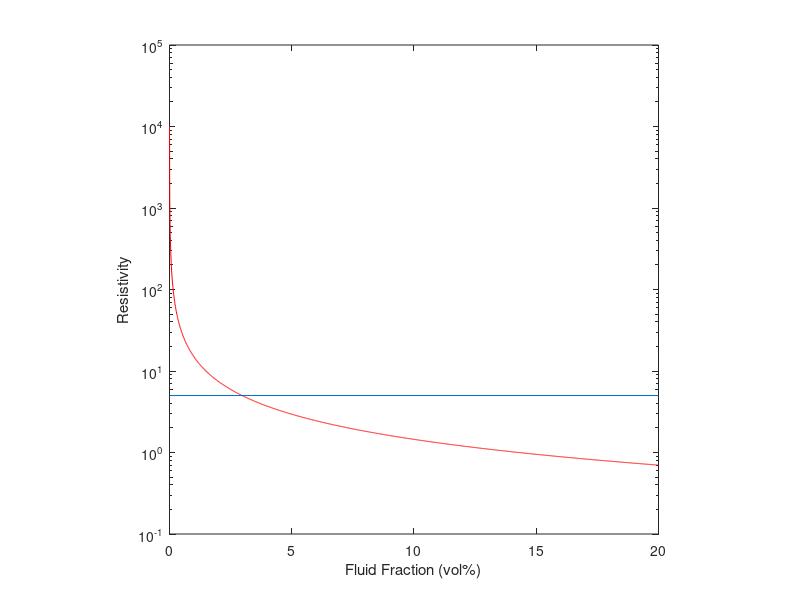

The MATLAB source for this figure:
clc
clear all
%%%%%%%%%%%%%%%%%%%%%%%%%%%%%%
%% Fluid volume percentage calculation
% Ajithabh K. S.
% ajithabhks@gmail.com
%%
melt = 0:0.0001:0.2;
sigm = 1/10000; % Conductivity of matrix
sigf =  1/0.1 ; % 6.55 and 41.06
%% Hashin Shtrikman
HSL = sigm + melt ./( (1/(sigf - sigm)) + ((1-melt) ./ (3 * sigm)));
HSU = sigf + (1 - melt) ./ ((1 /(sigm - sigf)) + (melt ./ (3 * sigf)));
rHSL = 1./HSU; % in resistivities
rHSU = 1./HSL; % in resistivities
%semilogy(melt,rHSU,'b')
%hold on
semilogy(melt,rHSL,'r')
hold on
%set(gca,'Ydir','reverse')
% yt = 1./yticks;
% yticklabels(yt)
xt = xticks * 100;
xticklabels(xt)
y = 5;
line([0,0.2],[y,y])
z = 10;
% line([0,0.2],[z,z])
xlabel('Fluid Fraction (vol%)')
ylabel('Resistivity')
% ylim([1 5000])
hold off
axis square
%%
print('-f','-dpdf','-r600','-fillpage','-painters','hashin.pdf')